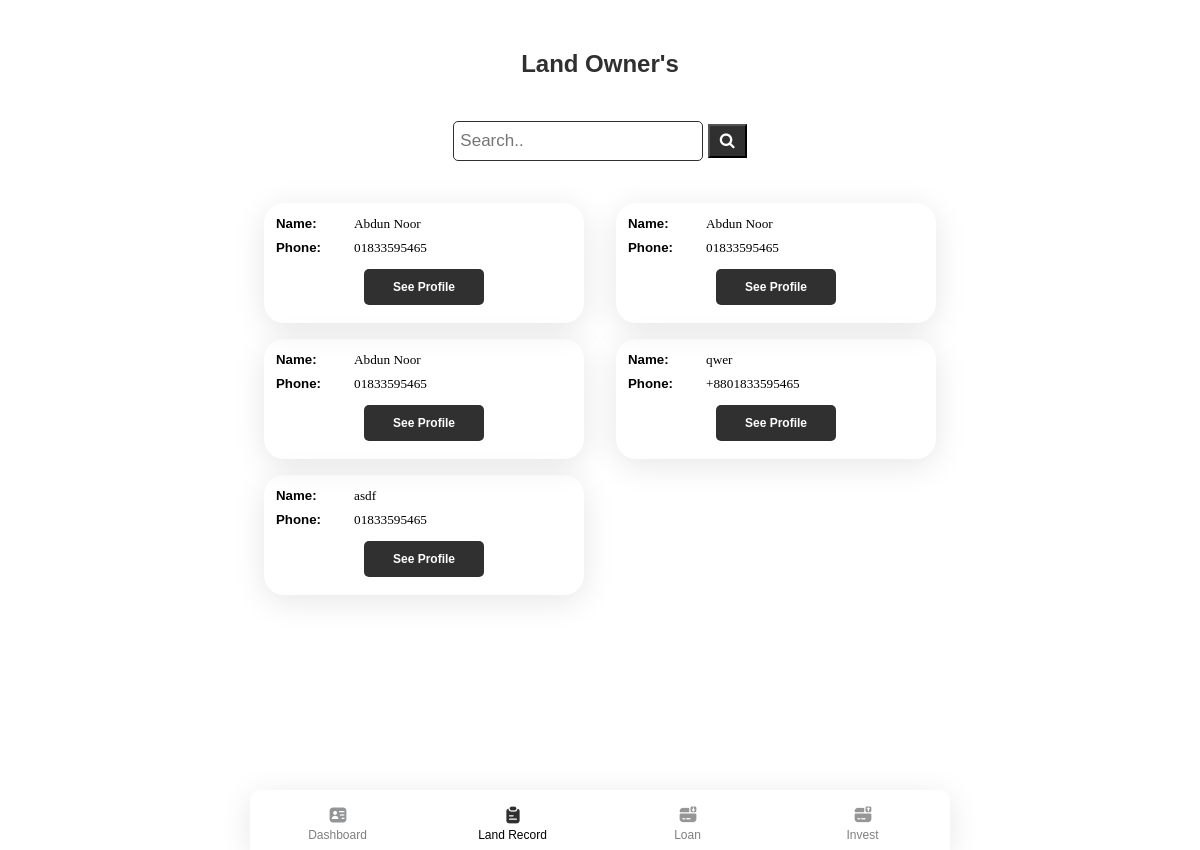
/land/ (signed in), run on the app's committed database.
### app/models.py (models this page shows, shortened)
class Landowner(models.Model):
    Landownername = models.CharField(max_length=50)
    phone = models.CharField(max_length=15, blank=True, null= True)
    img = models.ImageField(default='avatar.png', upload_to='pics')
    landbuyer = models.ForeignKey(User, on_delete=models.SET_NULL, blank=True, null=True)
    address = models.TextField(blank=True, null= True)
    status = models.BooleanField(default=None, null=True, blank=False)

### app/views.py (the view)
# urls.py: path('land/', views.land, name='land'),
@login_required(login_url='login')
def land(request):
    landowners = Landowner.objects.filter(landbuyer_id=request.user.id).order_by('-id')
    return render(request, "app/landdetails.html",{
        "landowners": landowners,
    })

### app/templates/app/landdetails.html (shortened to what this page needs)
{% extends "app/layout.html" %}
{% block body %}
<header style="text-align: center;">
    <h2>Land Owner's</h2>
    <div class="search-container">
        <form action="{% url 'anysearch' 'landowner' %}" method="POST">
          <input type="text" placeholder="Search.." name="search">
          <button type="submit"><i class="fa fa-search"></i></button>
        </form>
    </div>
</header>
<div class="list-cards">
    {% for landowner in landowners %}
    <div class="card list" style="height: 120px;">
        <h5>Name: <span class="lightword">{{ landowner.Landownername }}</span></h5>
        <h5>Phone: <span class="lightword">{{ landowner.phone }}</span></h5>
        <div class="buttondiv">
            <a href="{% url 'landownerprofile' landowner.id %}"><button class="samebuttons">See Profile</button></a>
        </div>
    </div>
    {% endfor %}
</div>
{% endblock %}

### app/static/app/css/main.css (style rules this page uses)
* { margin: 0; padding: 0; box-sizing: border-box; font-family: 'Poppins', sans-serif; }
html, body { height: 100%; max-width: 700px; margin: auto; }
.modal-body form input[type="date"],input[type="text"], input[type="number"], .formContainer input[type="text"], input[type="password"], input[type="submit"] { width: 100%; height: 40px; margin: 5px 0 20px 0; border-radius: 5px; padding-left: 15px; border: 1px solid #E1E1E1; }
header { margin: 50px 20px 0 20px; color: #313030; }
.list-cards { display: grid; grid-template-columns: repeat(auto-fit, minmax(320px, max-content)); grid-gap: 12px; justify-content: center; margin-top: 20px; padding-bottom: 70px; }
.card { width: 320px; height: 117px; margin: 2px 10px; box-shadow: 0px 6px 32px rgba(0, 0, 0, 0.1); border-radius: 20px; }
.close, .samebuttons, .menuCard button { width: 120px; height: 36px; background: #313030; border-radius: 5px; color: white; border: none; cursor: pointer; font-weight: 600; font-size: 12px; }
.search-container input[type=text] { width: 250px; padding: 6px; margin-top: 8px; font-size: 17px; border: 1px solid #313030; }
.search-container button { padding: 6px 10px; margin-top: 8px; background: #313030; font-size: 16px; color: white; cursor: pointer; margin-left: 0; }
.list { padding: 12px; height: 186px; position: relative; }
.list h5 { margin-bottom: 6px; line-height: 18px; }
.lightword { font-family: Poppins; font-style: normal; font-weight: 500; position: absolute; left: 90px; }
.buttondiv { text-align: center; margin-top: 12px; }

### data on the page
Landowner: Landownername "Abdun Noor", phone "01833595465"
Landowner: Landownername "Abdun Noor", phone "01833595465"
Landowner: Landownername "Abdun Noor", phone "01833595465"
Landowner: Landownername "qwer", phone "+8801833595465"
Landowner: Landownername "asdf", phone "01833595465"
